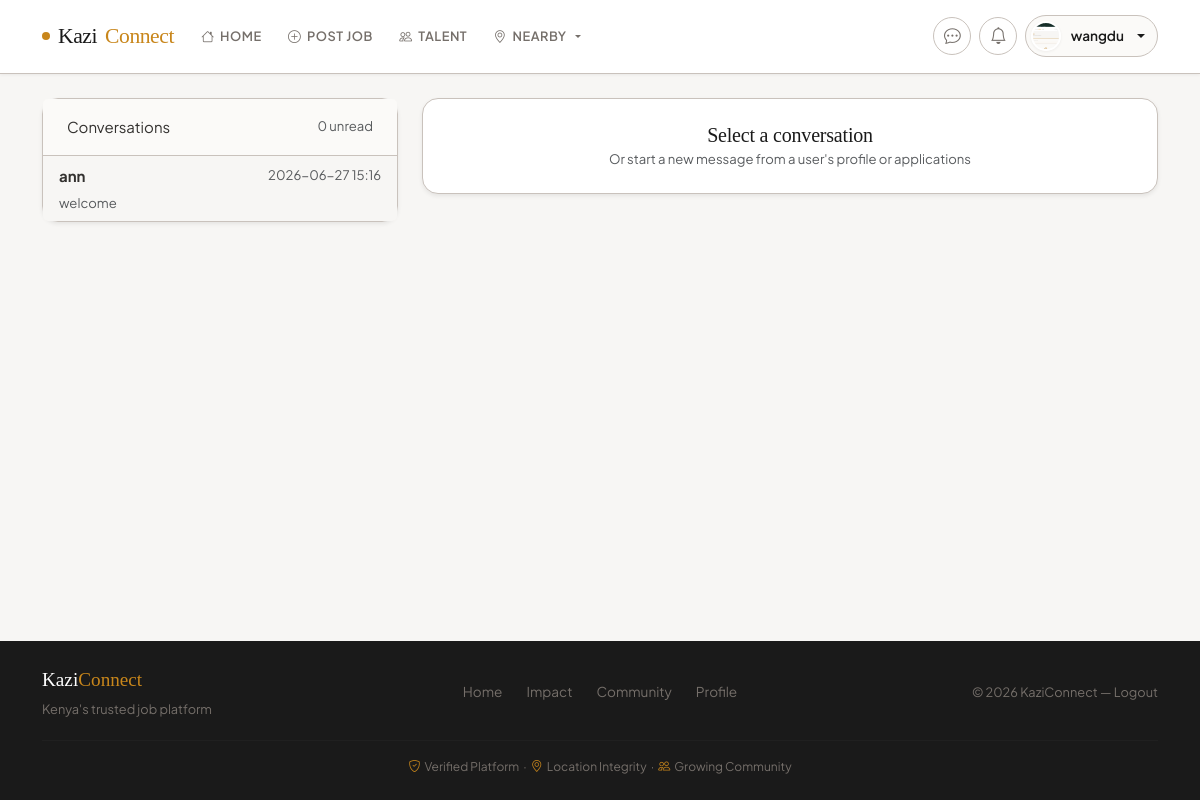
/messages (signed in), run on an earlier commit of the app's database.
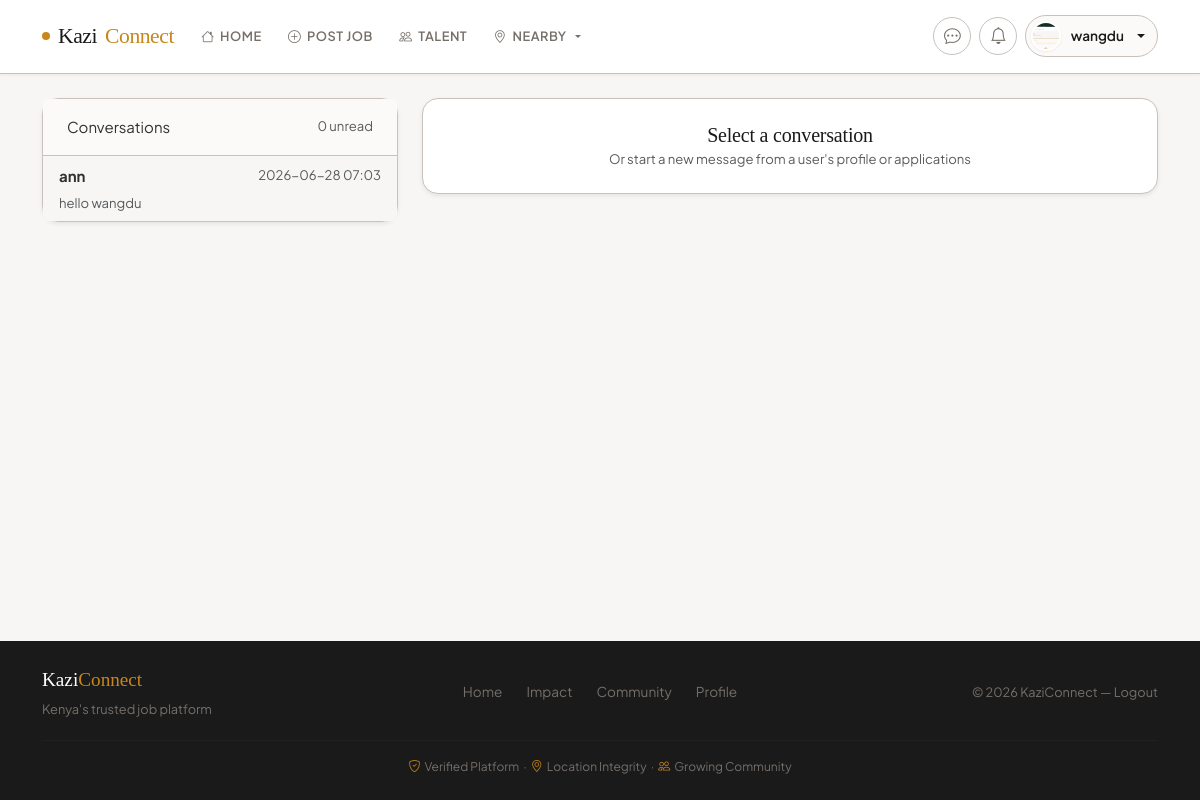
And on a later commit of the database.
### app.py (models this page shows, shortened)
class User(UserMixin, db.Model):
    __tablename__ = 'user'
    id = db.Column(db.Integer, primary_key=True)
    username = db.Column(db.String(80), unique=True, nullable=True, index=True)
    email = db.Column(db.String(120), unique=True, nullable=False, index=True)
    password_hash = db.Column(db.String(255), nullable=False)
    role = db.Column(db.String(20), nullable=False, default='worker', index=True)  # 'worker' or 'recruiter'
    phone_number = db.Column(db.String(30))
    national_id = db.Column(db.String(50))
    certificate_of_good_conduct = db.Column(db.String(255))
    profile_picture = db.Column(db.String(255))
    location = db.Column(db.String(100))
    latitude = db.Column(db.Float, nullable=True)
    longitude = db.Column(db.Float, nullable=True)
    work_type = db.Column(db.String(100))
    profile_completed = db.Column(db.Boolean, default=False)
    created_at = db.Column(db.DateTime, default=lambda: datetime.now(timezone.utc))
    real_ip = db.Column(db.String(45), nullable=True)  # IPv6 can be up to 45 chars
    real_latitude = db.Column(db.Float, nullable=True)
    real_longitude = db.Column(db.Float, nullable=True)
    real_city = db.Column(db.String(100), nullable=True)
    real_country = db.Column(db.String(100), nullable=True)
    real_region = db.Column(db.String(100), nullable=True)
    location_discrepancy = db.Column(db.Boolean, default=False)  # Flag if custom location differs from real
    location_verified_at = db.Column(db.DateTime, nullable=True)
    suspension_end_date = db.Column(db.DateTime, nullable=True)  # Track when suspension ends
    suspension_reason = db.Column(db.String(255), nullable=True)
    suspension_duration = db.Column(db.String(20), nullable=True)  # 'hour', 'day', 'week', 'month', 'year', 'custom'
    is_admin = db.Column(db.Boolean, default=False)
    suspended = db.Column(db.Boolean, default=False)
    burned = db.Column(db.Boolean, default=False)  # Permanently banned
    warnings_count = db.Column(db.Integer, default=0)
    jobs_posted = db.relationship('Job', backref='poster', lazy=True, cascade='all, delete-orphan')
    applications = db.relationship('JobApplication', backref='applicant', lazy=True, cascade='all, delete-orphan')
    notifications = db.relationship('Notification', backref='user', lazy=True, cascade='all, delete-orphan')
    sent_messages = db.relationship('Message', foreign_keys='Message.sender_id', backref='sender', lazy='dynamic', cascade='all, delete-orphan')
    received_messages = db.relationship('Message', foreign_keys='Message.recipient_id', backref='recipient', lazy='dynamic', cascade='all, delete-orphan')
    def unread_messages_count(self):
        return Message.query.filter_by(recipient_id=self.id, read=False).count()
    def is_recruiter(self):
        return self.role == 'recruiter'

class Message(db.Model):
    __tablename__ = 'message'
    id = db.Column(db.Integer, primary_key=True)
    sender_id = db.Column(db.Integer, db.ForeignKey('user.id'), nullable=False)
    recipient_id = db.Column(db.Integer, db.ForeignKey('user.id'), nullable=False)
    body = db.Column(db.Text, nullable=False)
    created_at = db.Column(db.DateTime, default=lambda: datetime.now(timezone.utc))
    read = db.Column(db.Boolean, default=False)

### app.py (the view)
@app.route('/messages')
@login_required
def messages_list():
    sent = db.session.query(Message.recipient_id.label('other_id')).filter(
        Message.sender_id == current_user.id
    )
    received = db.session.query(Message.sender_id.label('other_id')).filter(
        Message.recipient_id == current_user.id
    )
    union_q = sent.union(received).subquery()
    other_ids = [row.other_id for row in db.session.query(union_q.c.other_id).all()]
    conversations = []
    for oid in other_ids:
        other_user = User.query.get(oid)
        if not other_user:
            continue
        last_msg = Message.query.filter(
            or_(
                and_(Message.sender_id == current_user.id, Message.recipient_id == oid),
                and_(Message.sender_id == oid, Message.recipient_id == current_user.id)
            )
        ).order_by(Message.created_at.desc()).first()
        unread_count = Message.query.filter_by(
            sender_id=oid,
            recipient_id=current_user.id,
            read=False
        ).count()
        conversations.append({
            'other_user': other_user,
            'last_message': last_msg,
            'unread_count': unread_count
        })
    conversations.sort(
        key=lambda x: x['last_message'].created_at if x['last_message'] else datetime.min.replace(tzinfo=timezone.utc),
        reverse=True
    )
    total_unread = current_user.unread_messages_count()
    return render_template('messages.html', conversations=conversations, total_unread=total_unread)

### app.py (called while the page is built)
@app.context_processor
def inject_template_helpers():
    return {
        "now": lambda: datetime.utcnow(),
        "csrf_token": generate_csrf,
        "sanitize": sanitize_html
    }

@app.context_processor
def inject_template_helpers():
    return {
        "now": lambda: datetime.now(timezone.utc),
        "csrf_token": generate_csrf,
        "sanitize": sanitize_html
    }

@login_manager.user_loader
def load_user(user_id):
    try:
        return db.session.get(User, int(user_id))
    except (ValueError, TypeError):
        return None

### templates/messages.html (shortened to what this page needs)
{% extends 'base.html' %}
{% block content %}
<div class="row">
  <div class="col-12 col-lg-4 mb-3">
    <div class="card shadow-sm">
      <div class="card-header d-flex justify-content-between">
        <div>Conversations</div>
        <div class="small text-muted">{{ total_unread }} unread</div>
      </div>
      <div class="list-group list-group-flush">
        {% for conv in conversations %}
          <a href="{{ url_for('messages_conversation', other_id=conv.other_user.id) }}" class="list-group-item list-group-item-action d-flex justify-content-between align-items-start">
            <div>
              <strong>{{ conv.other_user.username or conv.other_user.email }}</strong>
              <div class="small text-muted mt-1">
                {% if conv.last_message %}{{ conv.last_message.body[:70] }}{% else %}No messages yet{% endif %}
              </div>
            </div>
            <div class="text-end">
              <div class="small text-muted">{{ conv.last_message.created_at.strftime('%Y-%m-%d %H:%M') if conv.last_message else '' }}</div>
            </div>
          </a>
        {% else %}
          <div class="list-group-item">No conversations yet. Message users from their profiles or after applications.</div>
        {% endfor %}
      </div>
    </div>
  </div>
  <div class="col-12 col-lg-8">
    <div class="card shadow-sm">
      <div class="card-body text-center">
        <h5 class="mb-0">Select a conversation</h5>
        <div class="small text-muted">Or start a new message from a user's profile or applications</div>
      </div>
    </div>
  </div>
</div>
{% endblock %}

What changed in the data, as far as the page shows it:
no longer on this page (row edited): Message: last_message "welcome", last_message.created_at "2026-06-27 15:16"
added Message: last_message "hello wangdu", last_message.created_at "2026-06-28 07:03"
Also different on the page:
new list line: "ann"
list line gone: "ann"
